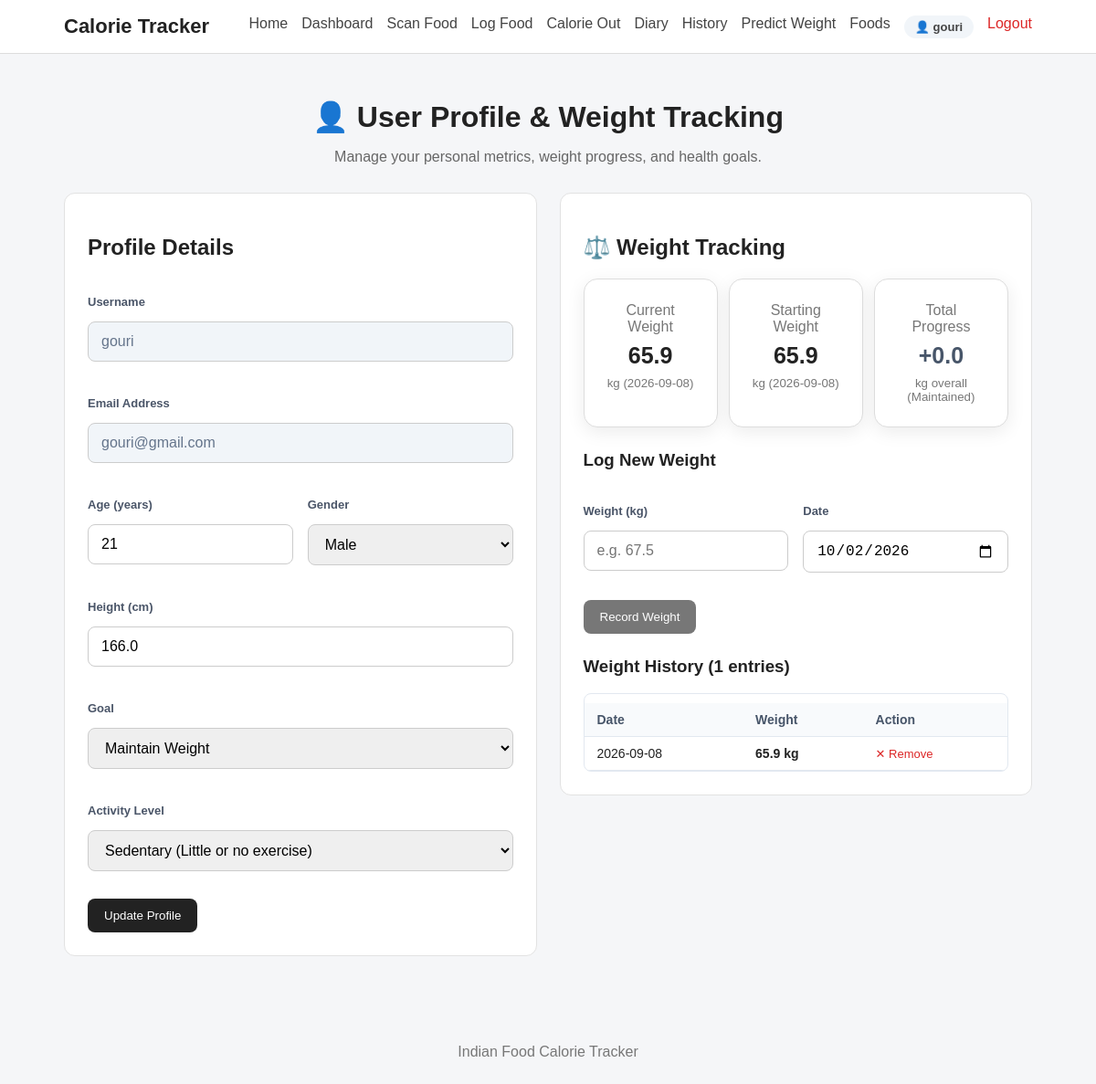
Before: /profile (signed in) with the older database file.
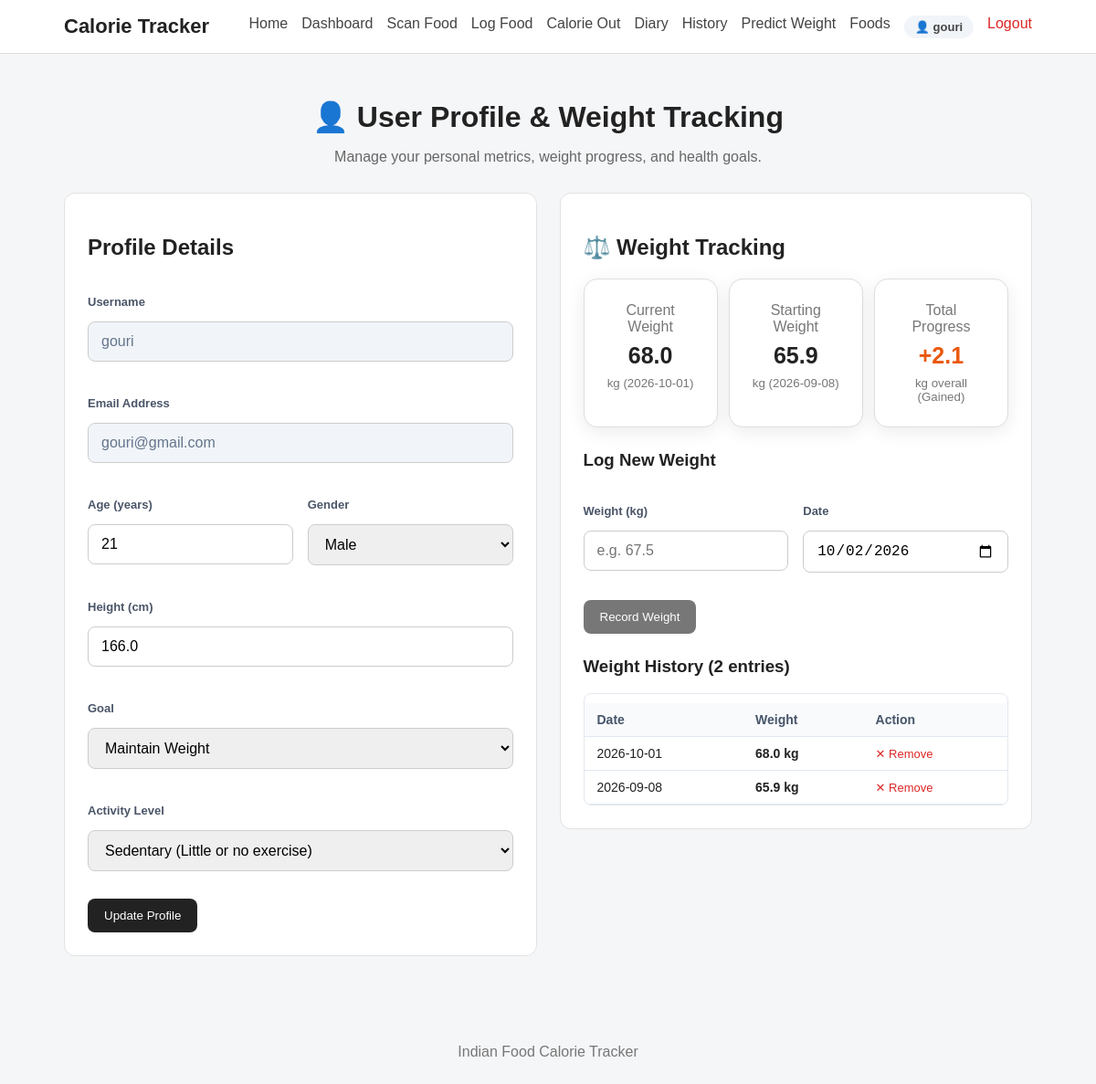
After: the same page with the newer database file.
### tables this page shows
CREATE TABLE weight_records (
            id INTEGER PRIMARY KEY AUTOINCREMENT,
            user_id INTEGER NOT NULL,
            weight_kg REAL NOT NULL,
            recorded_date TEXT NOT NULL,
            created_at TIMESTAMP DEFAULT CURRENT_TIMESTAMP,
            FOREIGN KEY (user_id) REFERENCES users(id) ON DELETE CASCADE
        );

### app.py (the view, shortened to what this page needs)
@app.route("/profile", methods=["GET", "POST"])
@login_required
def profile():
    user_id = session.get("user_id")
    user_prof = get_user_profile(user_id)
    stats = get_weight_stats(user_id)
    today = datetime.now().strftime("%Y-%m-%d")
    return render_template(
        "profile.html",
        profile=user_prof,
        stats=stats,
        latest_weight=get_latest_weight(user_id),
        starting_weight=get_starting_weight(user_id),
        previous_weight=get_previous_weight(user_id),
        weight_history=get_weight_history(user_id),
        today=today
    )

### app.py (called while the page is built)
def login_required(view_func):
    @wraps(view_func)
    def wrapped_view(*args, **kwargs):
        if not session.get("user_id"):
            flash("Please log in to access this page.", "error")
            return redirect(url_for("login", next=request.path))
        return view_func(*args, **kwargs)
    return wrapped_view

@app.context_processor
def inject_user():
    user_id = session.get("user_id")
    if user_id:
        user = get_user_by_id(user_id)
        if user:
            return {"current_user": user, "logged_in": True}
    return {"current_user": None, "logged_in": False}

### database.py (called while the page is built)
def get_connection():
    connection = sqlite3.connect(
        DATABASE_PATH
    )
    connection.row_factory = sqlite3.Row
    connection.execute("PRAGMA foreign_keys = ON")
    return connection

def get_user_by_id(user_id):
    connection = get_connection()
    cursor = connection.cursor()
    cursor.execute("SELECT * FROM users WHERE id = ?", (user_id,))
    user = cursor.fetchone()
    connection.close()
    return user

### templates/profile.html (shortened to what the changed rows need)
{% extends "base.html" %}
{% block content %}
<div class="page-header">
    <h1>👤 User Profile & Weight Tracking</h1>
</div>
<div class="profile-grid">
    <div class="card">
        <h2>Profile Details</h2>
    </div>
    <div class="card">
        <h2>⚖️ Weight Tracking</h2>
        <div class="weight-summary-grid">
            <div class="summary-card">
                <span>Current Weight</span>
                <strong>{{ stats['latest_weight'] if stats['latest_weight'] is not none else '--' }}</strong>
                <small>kg ({{ stats['latest_date'] if stats['latest_date'] else 'No record' }})</small>
            </div>
            <div class="summary-card">
                <span>Starting Weight</span>
                <strong>{{ stats['starting_weight'] if stats['starting_weight'] is not none else '--' }}</strong>
                <small>kg ({{ stats['starting_date'] if stats['starting_date'] else 'No record' }})</small>
            </div>
            <div class="summary-card">
                <span>Total Progress</span>
                {% if stats['latest_weight'] is not none and stats['starting_weight'] is not none %}
                    {% set diff = stats['total_change'] %}
                    <strong style="color: {% if diff < 0 %}#16a34a{% elif diff > 0 %}#ea580c{% else %}#475569{% endif %};">
                        {{ "%+.1f"|format(diff) }}
                    </strong>
                    <small>kg overall ({% if diff < 0 %}Lost{% elif diff > 0 %}Gained{% else %}Maintained{% endif %})</small>
                {% else %}
                    <strong>0.0</strong>
                    <small>kg</small>
                {% endif %}
            </div>
        </div>
        <h3 style="margin-top: 25px;">Log New Weight</h3>
        <form action="{{ url_for('add_weight') }}" method="POST" class="weight-log-form">
            <div class="form-row">
            </div>
            <button type="submit" class="button secondary">
            </button>
        </form>
        <h3 style="margin-top: 25px;">Weight History ({{ stats['count'] }} entries)</h3>
        {% if weight_history %}
            <div class="weight-history-table-container">
                <table class="styled-table">
                    <thead>
                        <tr>
                            <th>Date</th>
                            <th>Weight</th>
                            <th>Action</th>
                        </tr>
                    </thead>
                    <tbody>
                        {% for record in weight_history|reverse %}
                            <tr>
                                <td>{{ record['recorded_date'] }}</td>
                                <td><strong>{{ record['weight_kg'] }} kg</strong></td>
                                <td>
                                    <form action="{{ url_for('delete_weight', record_id=record['id']) }}" method="POST" style="display:inline;" onsubmit="return confirm('Remove this weight entry?');">
                                        <button type="submit" style="background:none; border:none; color:#dc2626; cursor:pointer; font-size:13px; padding:0;">
                                            ✕ Remove
                                        </button>
                                    </form>
                                </td>
                            </tr>
                        {% endfor %}
                    </tbody>
                </table>
            </div>
        {% else %}
            <p class="empty-message">No weight records logged yet.</p>
        {% endif %}
    </div>
</div>
{% endblock %}

Changed rows visible on the page:
added weight_records: weight_kg "68.0", recorded_date "2026-10-01"
Other visible differences:
{{ "%+.1f"|format(diff) }}: "+0.0" → "+2.1"
{{ stats['count'] }}: "1" → "2"
{{ stats['latest_weight'] if stats['latest_weight'] is not none else '--' }}: "65.9" → "68.0"
{{ stats['latest_date'] if stats['latest_date'] else 'No record' }}: "2026-09-08" → "2026-10-01"
text no longer shown: "Maintained"
text now shown: "Gained"
